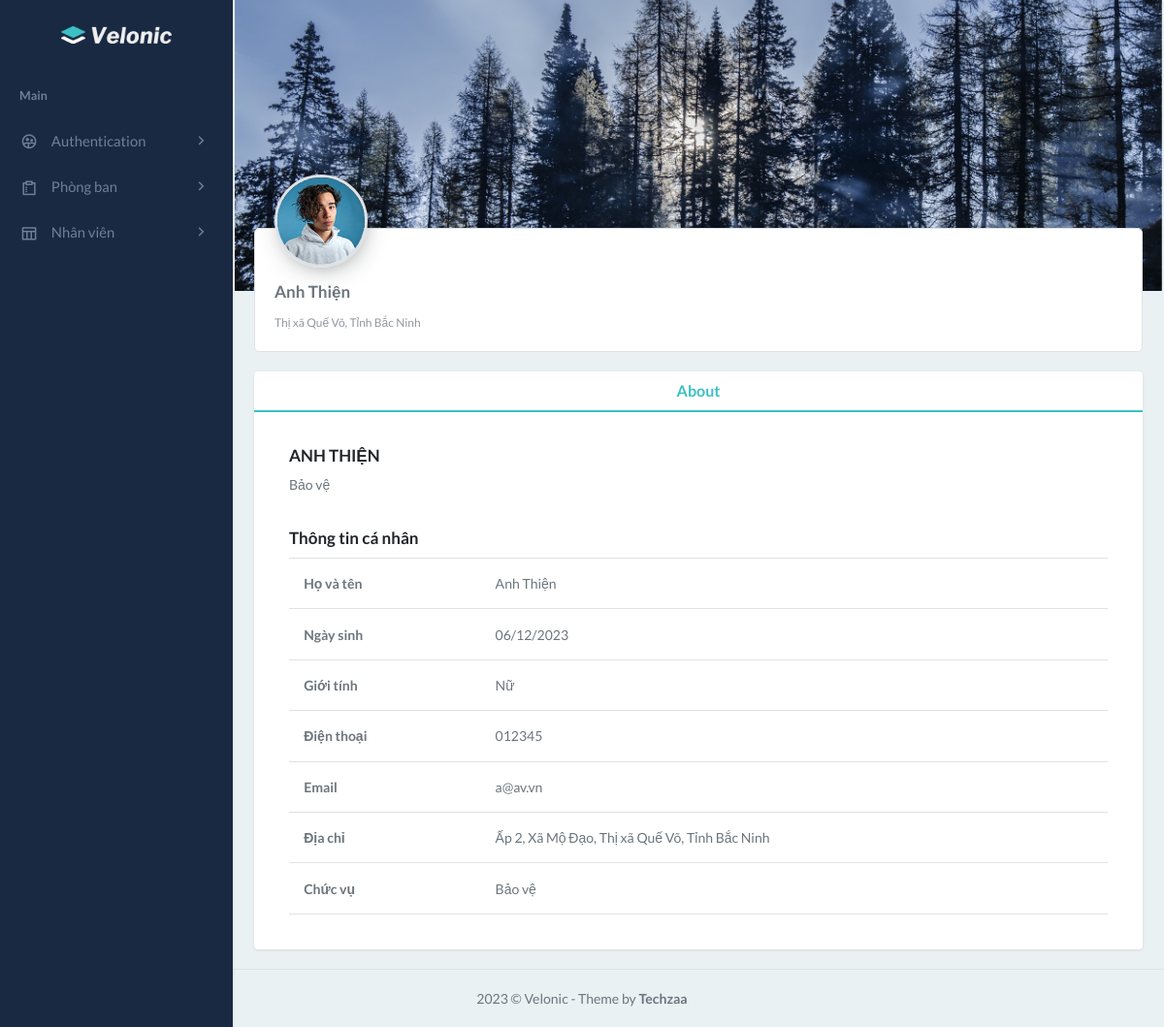
The app's page /index.php?action=employee&query=detail&id=7 with its own data.
### tables this page shows
CREATE TABLE IF NOT EXISTS `employees` (
  `id` int NOT NULL AUTO_INCREMENT,
  `first_name` varchar(50) DEFAULT NULL,
  `last_name` varchar(50) DEFAULT NULL,
  `birthday` varchar(50) DEFAULT NULL,
  `gender` varchar(50) DEFAULT NULL,
  `phone` varchar(50) DEFAULT NULL,
  `email` varchar(50) DEFAULT NULL,
  `city` varchar(50) DEFAULT NULL,
  `district` varchar(50) DEFAULT NULL,
  `ward` varchar(50) DEFAULT NULL,
  `full_address` varchar(50) DEFAULT NULL,
  `departments` int DEFAULT NULL,
  `roles` int DEFAULT NULL,
  PRIMARY KEY (`id`) USING BTREE,
  KEY `FK_departments` (`departments`),
  KEY `FK_roles` (`roles`)
);

CREATE TABLE IF NOT EXISTS `roles` (
  `id` int NOT NULL AUTO_INCREMENT,
  `name` varchar(50) NOT NULL DEFAULT '0',
  PRIMARY KEY (`id`)
);

### model/employees.php (called while the page is built, shortened)
<?php
class Employee
{
    public static function getEmployee($connect)
    {
        $response = mysqli_query($connect, "SELECT * FROM `employees`");
        if ($response) {
            if (mysqli_num_rows($response) > 0) {
                while ($row = mysqli_fetch_array($response)) {
                    $data[] = $row;
                }
            }
        }
        return $data;
    }
}

### controller/EmployeeController.php (called while the page is built, shortened)
<?php
class EmployeeController
{
    public static function getEmployee($connect)
    {
        $data = Employee::getEmployee($connect);
        return $data;
    }
}

### model/roles.php (called while the page is built, shortened)
<?php
class Roles
{
    public static function getRoles($connect)
    {
        $response = mysqli_query($connect, "SELECT * FROM `roles`");
        if ($response) {
            if (mysqli_num_rows($response) > 0) {
                while ($row = mysqli_fetch_array($response)) {
                    $data[] = $row;
                }
            }
        }
        return $data;
    }
}

### controller/RolesController.php (called while the page is built, shortened)
<?php
class RolesController
{
    public static function getRoles($connect)
    {
        $data =Roles::getRoles($connect);
        return $data;
    }
}

### model/department.php (called while the page is built, shortened)
<?php
class Department
{
    public static function getDepartment($connect)
    {
        $response = mysqli_query($connect, "SELECT * FROM `departments`");
        if ($response) {
            if (mysqli_num_rows($response) > 0) {
                while ($row = mysqli_fetch_array($response)) {
                    $data[] = $row;
                }
            }
        }
        return $data;
    }
}

### controller/DepartmentController.php (called while the page is built, shortened)
<?php
class DepartmentController
{
    public static function getDepartment($connect)
    {
        $data = Department::getDepartment($connect);
        return $data;
    }
}
?>

### view/employees/detail.php (the view, shortened to what this page needs)
<?php
    $department = DepartmentController::getDepartment($connect);
    $roles = RolesController::getRoles($connect);
    $id = $_GET['id'];
    $employees = EmployeeController::getEmployee($connect);
?>
<div class="row">
    <div class="col-sm-12">
        <div class="profile-bg-picture" style="background-image:url('assets/images/bg-profile.jpg')">
        </div>
        <div class="profile-user-box">
            <div class="row">
                <?php
                            foreach ($employees as $row) {
                                if ($row['id'] == $id) {
                                    $firstname = $row['first_name'];
                                    $lastname = $row['last_name'];
                                    $birthday = $row['birthday'];
                                    $gender = $row['gender'];
                                    $phone = $row['phone'];
                                    $email = $row['email'];
                                    $city = $row['city'];
                                    $district = $row['district'];
                                    $ward = $row['ward'];
                                    $fullAddress = $row['full_address'];
                            ?>
                <div class="col-sm-12">
                    <div class="profile-user-img"><img src="assets/images/users/avatar-1.jpg" alt=""
                            class="avatar-lg rounded-circle"></div>
                    <div class="">
                        <h4 class="mt-4 fs-17 ellipsis"><?php echo $lastname." ".$firstname; ?></h4>
                        <p class="text-muted mb-0"><small><?php echo $district.", ".$city ?></small></p>
                    </div>
                </div>
            </div>
        </div>
    </div>
</div>
<div class="row">
    <div class="col-sm-12">
        <div class="card p-0">
            <div class="card-body p-0">
                <div class="profile-content">
                    <ul class="nav nav-underline nav-justified gap-0">
                        <li class="nav-item"><a class="nav-link active" data-bs-toggle="tab" data-bs-target="#aboutme"
                                type="button" role="tab" aria-controls="home" aria-selected="true"
                                href="#aboutme">About</a>
                        </li>
                    </ul>
                    <div class="tab-content m-0 p-4">
                        <div class="tab-pane active" id="aboutme" role="tabpanel" aria-labelledby="home-tab"
                            tabindex="0">
                            <div class="profile-desk">
                                <h5 class="text-uppercase fs-17 text-dark"><?php echo $lastname." ".$firstname; ?></h5>
                                <div class="designation mb-4">
                                    <?php
                                        foreach ($roles as $rows) {
                                            if ($rows['id'] == $id) {
                                                echo $rows['name'];
                                            }
                                        }
                                    ?>
                                </div>
                                <h5 class="mt-4 fs-17 text-dark">Thông tin cá nhân</h5>
                                <table class="table table-condensed mb-0 border-top">
                                    <tbody>
                                        <tr>
                                            <th scope="row">Họ và tên</th>
                                            <td><?php echo $lastname." ".$firstname; ?></td>
                                        </tr>
                                        <tr>
                                            <th scope="row">Ngày sinh</th>
                                            <?php
                                                $date = date_create($birthday);
                                            ?>
                                            <td><?php echo date_format($date, "d/m/Y"); ?></td>
                                        </tr>
                                        <tr>
                                            <th scope="row">Giới tính</th>
                                            <td class="ng-binding"><?php echo $gender; ?></td>
                                        </tr>
                                        <tr>
                                            <th scope="row">Điện thoại</th>
                                            <td><?php echo $phone; ?></td>
                                        </tr>
                                        <tr>
                                            <th scope="row">Email</th>
                                            <td><?php echo $email; ?></td>
                                        </tr>
                                        <tr>
                                            <th scope="row">Địa chỉ</th>
                                            <td><?php echo $fullAddress.", ".$ward.", ".$district.", ".$city; ?></td>
                                        </tr>
                                        <tr>
                                            <th scope="row">Chức vụ</th>
                                            <td>
                                                <?php
                                                    foreach ($roles as $rows) {
                                                        if ($rows['id'] == $id) {
                                                            echo $rows['name'];
                                                        }
                                                    }
                                                ?>
                                            </td>
                                        </tr>
                                    </tbody>
                                </table>
                            </div>
                        </div>
                    </div>
                </div>
            </div>
            <?php
                                }
                            }
            ?>
        </div>
    </div>
</div>
</div>
</div>
</div>

### records on screen
employees: last_name "Anh", first_name "Thiện", district "Thị xã Quế Võ", city "Tỉnh Bắc Ninh", last_name "ANH", first_name "THIỆN", birthday "06/12/2023", gender "Nữ", phone "012345", email "a@av.vn", full_address "Ấp 2", ward "Xã Mộ Đạo"
roles: name "Bảo vệ"
